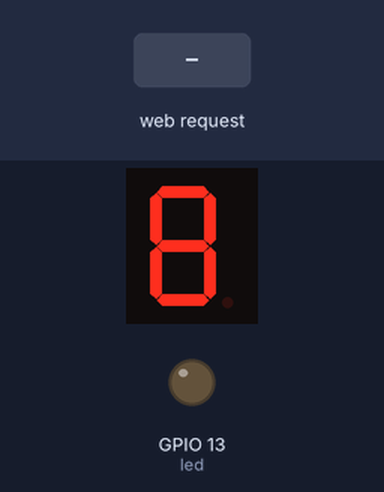
The sketch below on a simulated ESP8266 (NodeMCU). On the bench: 1-digit seven-segment display, output pins drawn as LEDs (lit = HIGH). Wiring (inferred from the names in the program): 1-digit 7-segment display, segments lit when HIGH: segments GPIO 16, GPIO 5, GPIO 4, GPIO 2, GPIO 0, GPIO 14, GPIO 12. Inputs (shaded band) come from the test bench. WiFi joins after 1.5 s; servers stay silent unless stated; the segment pins are drawn as the display they are named for; pins used as bus, display or sensor lines are not drawn; what the sketch prints to the serial monitor is not drawn.

Above: at 2.7 s.
2.8 s: HTTP request GET /1 received
At 3.8 s:
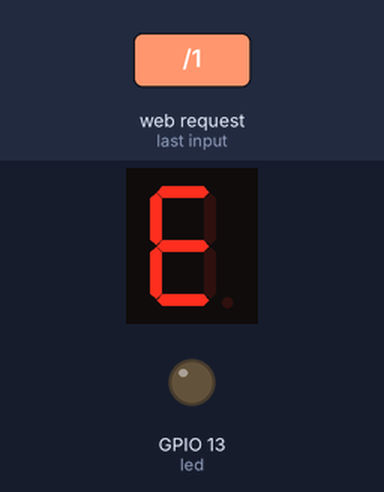
4.3 s: HTTP request GET /2 received
At 4.9 s:
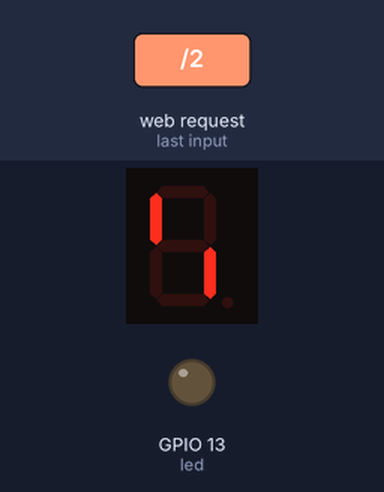
5.8 s: HTTP request GET /3 received
At 6.1 s:
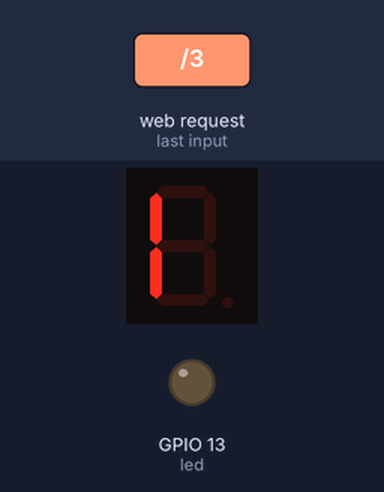
7.3 s: HTTP request GET /4 received
At 8.4 s:
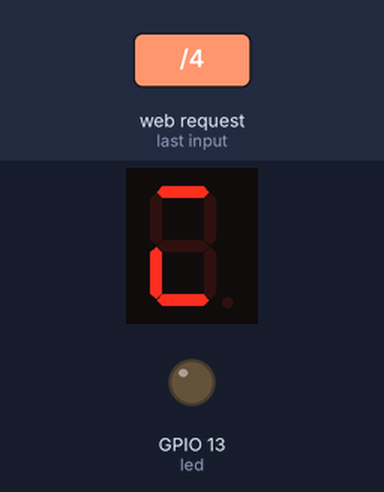
8.8 s: HTTP request GET /5 received
At 9.5 s:
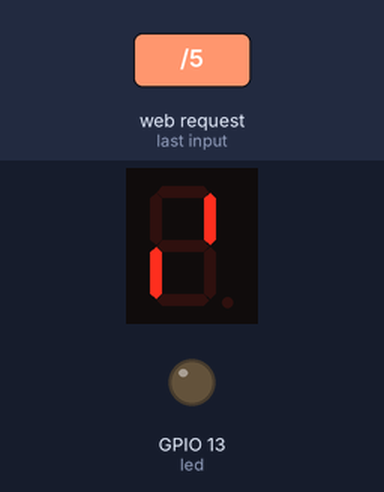
10.3 s: HTTP request GET /6 received
At 10.7 s:
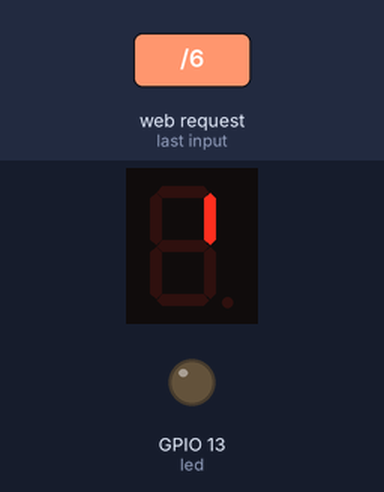
Timing chart, 0 to 12.8 s (numbered marks = the images above; inputs shaded):
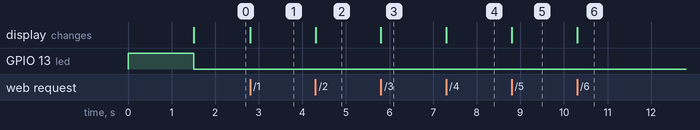

Measured:
- after the input at 2.8 s, the display: changes at once (image 1)
- after the input at 4.3 s, the display: changes at once (image 2)
- after the input at 5.8 s, the display: changes at once (image 3)
- after the input at 7.3 s, the display: changes at once (image 4)
- after the input at 8.8 s, the display: changes at once (image 5)
- after the input at 10.3 s, the display: changes at once (image 6)

The sketch:

SevenSegment.ino
```cpp
//IoT Seven Segment
#include <ESP8266WiFi.h>

const char* ssid = "Muhammadreza";
const char* passwd = "Muhammadreza@123456";

int a = 16;
int b = 5;
int c = 4;
int d = 2;
int e = 0;
int f = 14;
int g = 12;

int led = 13;

WiFiServer server(80);

void setup() {
  // put your setup code here, to run once:
  pinMode(led, OUTPUT);

  pinMode(a, OUTPUT);
  pinMode(b, OUTPUT);
  pinMode(c, OUTPUT);
  pinMode(d, OUTPUT);
  pinMode(e, OUTPUT);
  pinMode(f, OUTPUT);
  pinMode(g, OUTPUT);

  Serial.begin(115200);
  delay(10);
  digitalWrite(led, HIGH);
  WiFi.begin(ssid, passwd);
  while(WiFi.status() != WL_CONNECTED){
    delay(500);
    Serial.print(".");
  }
  Serial.println(" ");
  Serial.println("WiFi Connected");

  server.begin();
  Serial.println("Server Started!");
  Serial.println(WiFi.localIP());
  digitalWrite(led, LOW);

  digitalWrite(a, HIGH);
  digitalWrite(b, HIGH);
  digitalWrite(c, HIGH);
  digitalWrite(d, HIGH);
  digitalWrite(e, HIGH);
  digitalWrite(f, HIGH);
  digitalWrite(g, HIGH);


}

void loop() {
  // put your main code here, to run repeatedly:
  WiFiClient client = server.available();
  if(!client){
    return;
  }

  while(!client.available()){
    delay(1);
  }

  String request = client.readStringUntil('\r');
  Serial.println(request);
  client.flush();

  int value = LOW;

  if(request.indexOf("/1") != -1){
    digitalWrite(a, HIGH);
    digitalWrite(b, LOW);
    digitalWrite(c, LOW);
    digitalWrite(d, HIGH);
    digitalWrite(e, HIGH);
    digitalWrite(f, HIGH);
    digitalWrite(g, HIGH);

    value = HIGH;
  }

   if(request.indexOf("/2") != -1){
    digitalWrite(a, LOW);
    digitalWrite(b, LOW);
    digitalWrite(c, HIGH);
    digitalWrite(d, LOW);
    digitalWrite(e, LOW);
    digitalWrite(f, HIGH);
    digitalWrite(g, LOW);

    value = HIGH;
  }

   if(request.indexOf("/3") != -1){
    digitalWrite(a, LOW);
    digitalWrite(b, LOW);
    digitalWrite(c, LOW);
    digitalWrite(d, LOW);
    digitalWrite(e, HIGH);
    digitalWrite(f, HIGH);
    digitalWrite(g, LOW);

    value = HIGH;
  }

   if(request.indexOf("/4") != -1){
    digitalWrite(a, HIGH);
    digitalWrite(b, LOW);
    digitalWrite(c, LOW);
    digitalWrite(d, HIGH);
    digitalWrite(e, HIGH);
    digitalWrite(f, LOW);
    digitalWrite(g, LOW);

    value = HIGH;
  }

   if(request.indexOf("/5") != -1){
    digitalWrite(a, LOW);
    digitalWrite(b, HIGH);
    digitalWrite(c, LOW);
    digitalWrite(d, LOW);
    digitalWrite(e, HIGH);
    digitalWrite(f, LOW);
    digitalWrite(g, LOW);

    value = HIGH;
  }

  if(request.indexOf("/6") != -1){
    digitalWrite(a, LOW);
    digitalWrite(b, HIGH);
    digitalWrite(c, LOW);
    digitalWrite(d, LOW);
    digitalWrite(e, LOW);
    digitalWrite(f, LOW);
    digitalWrite(g, LOW);

    value = HIGH;
  }

  if(request.indexOf("/7") != -1){
    digitalWrite(a, LOW);
    digitalWrite(b, LOW);
    digitalWrite(c, LOW);
    digitalWrite(d, HIGH);
    digitalWrite(e, HIGH);
    digitalWrite(f, HIGH);
    digitalWrite(g, HIGH);

    value = HIGH;
  }

  if(request.indexOf("/8") != -1){
    digitalWrite(a, LOW);
    digitalWrite(b, LOW);
    digitalWrite(c, LOW);
    digitalWrite(d, LOW);
    digitalWrite(e, LOW);
    digitalWrite(f, LOW);
    digitalWrite(g, LOW);

    value = HIGH;
  }

  if(request.indexOf("/9") != -1){
    digitalWrite(a, LOW);
    digitalWrite(b, LOW);
    digitalWrite(c, LOW);
    digitalWrite(d, LOW);
    digitalWrite(e, HIGH);
    digitalWrite(f, LOW);
    digitalWrite(g, LOW);

    value = HIGH;
  }

  if(request.indexOf("/0") != -1){
    digitalWrite(a, LOW);
    digitalWrite(b, LOW);
    digitalWrite(c, LOW);
    digitalWrite(d, LOW);
    digitalWrite(e, LOW);
    digitalWrite(f, LOW);
    digitalWrite(g, HIGH);

    value = HIGH;
  }

 if(request.indexOf("/off") != -1){
  digitalWrite(a, HIGH);
  digitalWrite(b, HIGH);
  digitalWrite(c, HIGH);
  digitalWrite(d, HIGH);
  digitalWrite(e, HIGH);
  digitalWrite(f, HIGH);
  digitalWrite(g, HIGH);

  value = LOW;
 }

 client.println("HTTP/1.1 200 OK");
 client.println("Content-type: text/html");
 client.println("");
 client.println("<!DOCTYPE HTML>");
 client.println("<html>");
 client.println("<head>");
 client.println("<title> IoT Seven Segment </title>");
 client.println("</head>");
 client.println("<body>");
 client.println("<h1> IoT Seven Segment </h1>");
 client.println("<p> Just send requests like this :");
 client.println("<br/><pre>/0</pre><br/>");
 client.println("to show the number you want! It works with digits from 0 to 9");
 client.println("if you want to turn it off, just <a href='/off'> click here</a></p>");
 client.println("</body>");

}
```
